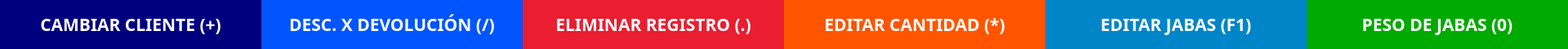
    <widget class="QFrame" name="frmOpciones">
     <property name="geometry">
      <rect>
       <x>0</x>
       <y>980</y>
       <width>1920</width>
       <height>60</height>
      </rect>
     </property>
     <property name="frameShape">
      <enum>QFrame::StyledPanel</enum>
     </property>
     <property name="frameShadow">
      <enum>QFrame::Raised</enum>
     </property>
     <widget class="QLabel" name="btnCambiarCliente">
      <property name="geometry">
       <rect>
        <x>0</x>
        <y>0</y>
        <width>320</width>
        <height>60</height>
       </rect>
      </property>
      <property name="font">
       <font>
        <family>Poppins</family>
        <pointsize>16</pointsize>
        <weight>75</weight>
        <bold>true</bold>
       </font>
      </property>
      <property name="styleSheet">
       <string notr="true">background-color: rgb(0, 0, 127);
color: rgb(255, 255, 255);</string>
      </property>
      <property name="text">
       <string>CAMBIAR CLIENTE (+)</string>
      </property>
      <property name="alignment">
       <set>Qt::AlignCenter</set>
      </property>
     </widget>
     <widget class="QLabel" name="btnDescuentoXDevolucion">
      <property name="geometry">
       <rect>
        <x>320</x>
        <y>0</y>
        <width>320</width>
        <height>60</height>
       </rect>
      </property>
      <property name="font">
       <font>
        <family>Poppins</family>
        <pointsize>16</pointsize>
        <weight>75</weight>
        <bold>true</bold>
       </font>
      </property>
      <property name="styleSheet">
       <string notr="true">background-color: rgb(0, 85, 255);
color: rgb(255, 255, 255);</string>
      </property>
      <property name="text">
       <string>DESC. X DEVOLUCIÓN (/)</string>
      </property>
      <property name="alignment">
       <set>Qt::AlignCenter</set>
      </property>
     </widget>
     <widget class="QLabel" name="btnEliminarUltimaPesada">
      <property name="geometry">
       <rect>
        <x>640</x>
        <y>0</y>
        <width>320</width>
        <height>60</height>
       </rect>
      </property>
      <property name="font">
       <font>
        <family>Poppins</family>
        <pointsize>16</pointsize>
        <weight>75</weight>
        <bold>true</bold>
       </font>
      </property>
      <property name="styleSheet">
       <string notr="true">background-color: rgb(234, 29, 49);
color: rgb(255, 255, 255);</string>
      </property>
      <property name="text">
       <string>ELIMINAR REGISTRO (.)</string>
      </property>
      <property name="alignment">
       <set>Qt::AlignCenter</set>
      </property>
     </widget>
     <widget class="QLabel" name="btnEditarUltimaCantidad">
      <property name="geometry">
       <rect>
        <x>960</x>
        <y>0</y>
        <width>320</width>
        <height>60</height>
       </rect>
      </property>
      <property name="font">
       <font>
        <family>Poppins</family>
        <pointsize>16</pointsize>
        <weight>75</weight>
        <bold>true</bold>
       </font>
      </property>
      <property name="styleSheet">
       <string notr="true">background-color: rgb(255, 85, 0);
color: rgb(255, 255, 255);</string>
      </property>
      <property name="text">
       <string>EDITAR CANTIDAD (*)</string>
      </property>
      <property name="alignment">
       <set>Qt::AlignCenter</set>
      </property>
     </widget>
     <widget class="QLabel" name="btnIngresarPesoJabas">
      <property name="geometry">
       <rect>
        <x>1600</x>
        <y>0</y>
        <width>320</width>
        <height>60</height>
       </rect>
      </property>
      <property name="font">
       <font>
        <family>Poppins</family>
        <pointsize>16</pointsize>
        <weight>75</weight>
        <bold>true</bold>
       </font>
      </property>
      <property name="styleSheet">
       <string notr="true">background-color: rgb(0, 170, 0);
color: rgb(255, 255, 255);</string>
      </property>
      <property name="text">
       <string>PESO DE JABAS (0)</string>
      </property>
      <property name="alignment">
       <set>Qt::AlignCenter</set>
      </property>
     </widget>
     <widget class="QLabel" name="btnEditarUltimaCantidad_2">
      <property name="geometry">
       <rect>
        <x>1280</x>
        <y>0</y>
        <width>320</width>
        <height>60</height>
       </rect>
      </property>
      <property name="font">
       <font>
        <family>Poppins</family>
        <pointsize>16</pointsize>
        <weight>75</weight>
        <bold>true</bold>
       </font>
      </property>
      <property name="styleSheet">
       <string notr="true">background-color: rgb(0, 133, 200);
color: rgb(255, 255, 255);</string>
      </property>
      <property name="text">
       <string>EDITAR JABAS (F1)</string>
      </property>
      <property name="alignment">
       <set>Qt::AlignCenter</set>
      </property>
     </widget>
    </widget>
